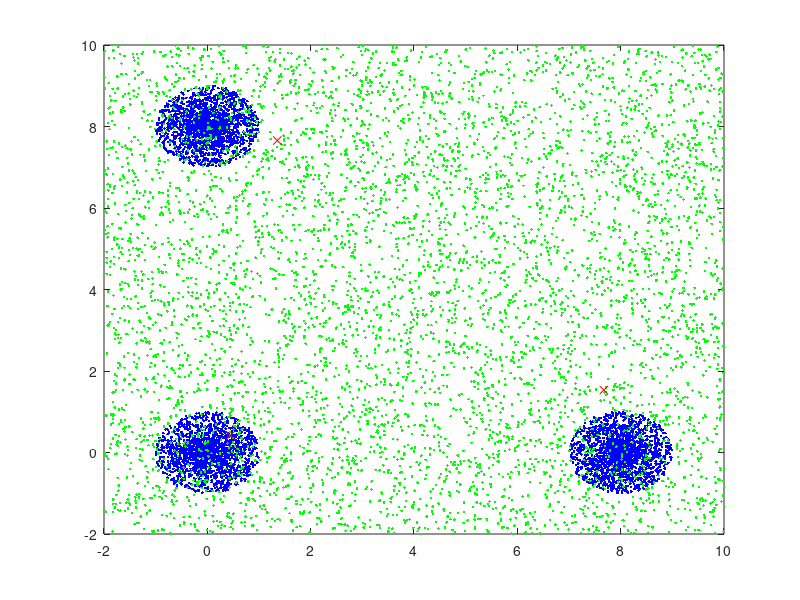

Write MATLAB code to recreate this figure.
function [centroid] = makeDataset()
	K = 3;
	s1 = 2000; c1 = [0.0 0.0]; 
	s2 = 2000; c2 = [8.0 0.0]; 
	s3 = 2000; c3 = [0.0 8.0]; 

	noiseSize = 6000; noiseRange = [-2 10; -2 10];

	nicePt = makeCircle(c1, 1.0, s1);
	nicePt = [nicePt; makeCircle(c2, 1.0, s2)];
	nicePt = [nicePt; makeCircle(c3, 1.0, s3)];
	noisePt = makeNoise(noiseRange(1,:), noiseRange(2,:), noiseSize);

	X = [nicePt; noisePt];
	[class, centroid] = kmeans(X, K);

	plot(nicePt(:,1), nicePt(:,2), '.b');
	hold on;
	plot(noisePt(:,1), noisePt(:,2), '.g');
	plot(centroid(:,1), centroid(:,2), '.xr');
end

function [pts] = makeCircle(center, radius, noPoints)
	pts = [];
	for i = 1:noPoints
		r = radius*rand();
		theta = 2*pi*rand();

		pts = [pts; center(1)+r*cos(theta) center(2)+r*sin(theta)];
	end
end

function [pts] = makeNoise(xRange, yRange, noPoints)
	pts = [];
	for i = 1:noPoints
		x = xRange(1) + (xRange(2) - xRange(1))*rand();
		y = yRange(1) + (yRange(2) - yRange(1))*rand();

		pts = [pts; x y];
	end
end
